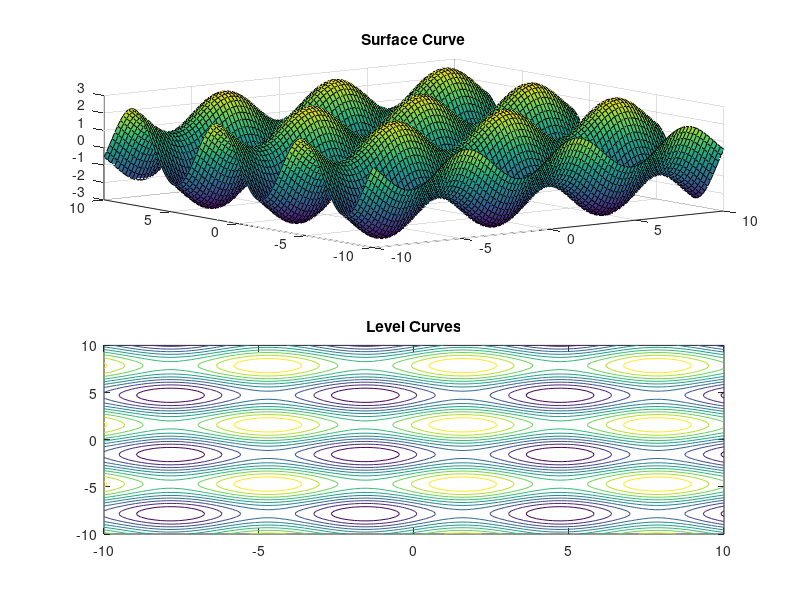

Source code (MATLAB):
clc, clear

x = linspace(-10, 10, 100);
y = linspace(-10, 10, 100);

[X, Y] = meshgrid(x, y);

Z = sin(X) + 2*sin(Y);

subplot(2, 1, 1)
surf(X, Y, Z)
title("Surface Curve")

subplot(2, 1, 2)
contour(X, Y, Z)
title("Level Curves")
